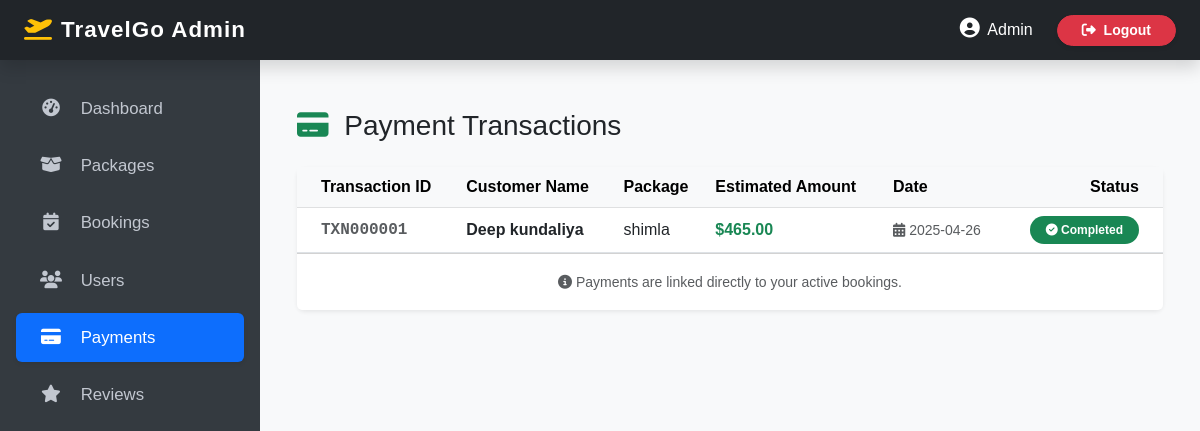
Page /admin/payments.php (signed in) on the committed database.
### tables this page shows
CREATE TABLE `bookings` (
  `id` int(11) NOT NULL,
  `name` varchar(255) NOT NULL,
  `email` varchar(255) NOT NULL,
  `phone` varchar(15) DEFAULT NULL,
  `package_name` varchar(255) DEFAULT NULL,
  `package_duration` int(11) DEFAULT NULL,
  `guests` int(3) DEFAULT NULL,
  `start_date` date DEFAULT NULL,
  `end_date` date DEFAULT NULL
);

### admin/payments.php (the view)
<?php
include 'includes/header.php';
include 'includes/sidebar.php';
include 'database.php';
$sql = "SELECT id, name, package_name, start_date FROM bookings ORDER BY id DESC";
$result = $conn->query($sql);
?>
<div class="container-fluid py-4">
    <div class="d-flex justify-content-between align-items-center mb-4">
        <h2 class="h3 mb-0 text-gray-800"><i class="fas fa-credit-card text-success me-2"></i> Payment Transactions</h2>
    </div>
    <div class="card shadow-sm border-0">
        <div class="card-body p-0">
            <div class="table-responsive">
                <table class="table table-hover align-middle mb-0">
                    <thead class="table-light text-muted">
                        <tr>
                            <th class="ps-4">Transaction ID</th>
                            <th>Customer Name</th>
                            <th>Package</th>
                            <th>Estimated Amount</th>
                            <th>Date</th>
                            <th class="text-end pe-4">Status</th>
                        </tr>
                    </thead>
                    <tbody>
                        <?php if ($result && $result->num_rows > 0): ?>
                            <?php while ($row = $result->fetch_assoc()): ?>
                                <tr>
                                    <td class="ps-4 fw-bold font-monospace text-muted">TXN<?php echo str_pad($row['id'], 6, '0', STR_PAD_LEFT); ?></td>
                                    <td class="fw-bold text-dark"><?php echo htmlspecialchars($row['name']); ?></td>
                                    <td><?php echo htmlspecialchars($row['package_name'] ?? 'Custom Package'); ?></td>
                                    <td class="fw-bold text-success">$<?php echo number_format(rand(150, 999), 2); ?></td>
                                    <td><small class="text-muted"><i class="fas fa-calendar-alt"></i> <?php echo htmlspecialchars($row['start_date']); ?></small></td>
                                    <td class="text-end pe-4">
                                        <span class="badge bg-success rounded-pill px-3 py-2"><i class="fas fa-check-circle"></i> Completed</span>
                                    </td>
                                </tr>
                            <?php endwhile; ?>
                        <?php else: ?>
                            <tr>
                                <td colspan="6" class="text-center py-4 text-muted">No payment transactions found.</td>
                            </tr>
                        <?php endif; ?>
                    </tbody>
                </table>
            </div>
            <div class="card-footer bg-white text-muted text-center py-3">
                <small><i class="fas fa-info-circle"></i> Payments are linked directly to your active bookings.</small>
            </div>
        </div>
    </div>
</div>
<?php include 'includes/footer.php'; ?>

### admin/assets/css/style.css (style rules this page uses)
body { font-family: Arial, sans-serif; }
.card { border-radius: 8px; }

### admin/includes/header.php (style rules this page uses)
body { background-color: #f4f6f9; overflow-x: hidden; }

### rows in the picture
bookings: id "000001", name "Deep kundaliya", package_name "shimla", start_date "2025-04-26"
